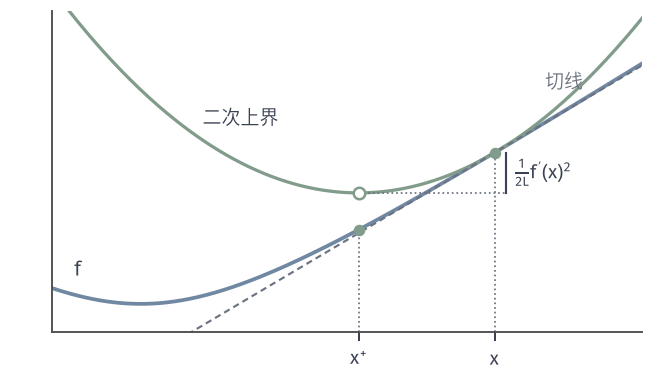

This chart was generated by the following Python code:
from pathlib import Path
import sys
ROOT = next(p for p in Path(__file__).resolve().parents if (p/'build.sh').is_file() and (p/'tex/book.tex').is_file())
sys.path.insert(0, str(ROOT/'figures/00-shared/mathematical-preliminaries-upper/00-shared/comprehension-figures'))
from support import figure, save, BLUE, GREEN, YELLOW, RED, PURPLE, INK, MUTED, GRID, BLUE_FILL, GREEN_FILL, YELLOW_FILL, RED_FILL, PURPLE_FILL
import numpy as np
HERE = Path(__file__).resolve().parent
STROKE = '#4C4D4F'
def panel(fig, left, right, top, bottom, wspace=.25, hspace=.2):
    fig.set_layout_engine(None)
    fig.subplots_adjust(left=left, right=right, top=top, bottom=bottom, wspace=wspace, hspace=hspace)
def tag(fig, ax, s, y=None, d=.085):
    p = ax.get_position(); fig.text((p.x0+p.x1)/2, (p.y0-d) if y is None else y, s, ha='center', va='top')
# 贯穿例：f(x)=(x1^2+9 x2^2)/2，x0=(9,1)，mu=1，L=9，kappa=9。
H = np.array([1., 9.]); X0 = np.array([9., 1.])
def f_ex(x): return .5*(H*np.asarray(x)**2).sum(-1)
def contour_ex(ax, xr, yr, levels):
    X,Y = np.meshgrid(np.linspace(*xr,700), np.linspace(*yr,500))
    ax.contour(X,Y,.5*(X**2+9*Y**2),levels=levels,colors=[BLUE],linewidths=.65)
def path(ax, P, c, ms=3.2, lw=1.2, **k):
    P=np.asarray(P); ax.plot(P[:,0],P[:,1],'-o',color=c,lw=lw,ms=ms,mew=0,zorder=4,**k)
def opt(ax, x=0, y=0): ax.plot([x],[y],'o',ms=4.8,color=RED,mew=0,zorder=6)
# 一元例 f(x)=sqrt(1+x^2)，f''<=1 故 L=1；在 x=2.4 处的切线与二次上界。
fig, ax = figure(width_mm=92, height_mm=54)
panel(fig,.08,.985,.97,.13)
F=lambda x:np.sqrt(1+x*x); dF=lambda x:x/np.sqrt(1+x*x)
x0=2.4; xp=x0-dF(x0); xx=np.linspace(-.6,3.4,400)
q=F(x0)+dF(x0)*(xx-x0)+.5*(xx-x0)**2; lin=F(x0)+dF(x0)*(xx-x0)
ax.plot(xx,F(xx),color=BLUE,lw=1.5); ax.plot(xx,q,color=GREEN,lw=1.3); ax.plot(xx,lin,color=MUTED,lw=.85,ls=(0,(3,2)))
ax.plot([x0],[F(x0)],'o',color=GREEN,ms=4.6,mew=0,zorder=5); ax.plot([xp],[F(xp)],'o',color=GREEN,ms=4.6,mew=0,zorder=5)
qp=F(x0)-.5*dF(x0)**2; ax.plot([xp],[qp],'o',mfc='white',mec=GREEN,ms=4.6,mew=1,zorder=5)
ax.plot([xp,xp],[0.7,F(xp)],color=MUTED,lw=.7,ls=':'); ax.plot([x0,x0],[0.7,F(x0)],color=MUTED,lw=.7,ls=':')
ax.plot([x0+.08,x0+.08],[qp,F(x0)],color=INK,lw=.85); ax.plot([xp,x0+.08],[qp,qp],color=MUTED,lw=.7,ls=':')
ax.text(x0+.13,(qp+F(x0))/2,r'$\frac{1}{2L}f^{\prime}(x)^2$',va='center',fontsize=7.5)
ax.text(-.45,1.3,'$f$',color=INK); ax.text(.42,2.9,'二次上界',ha='left',color=INK,fontsize=7.5); ax.text(3.0,3.28,'切线',color=MUTED,fontsize=7.5,ha='right')
ax.set_xticks([xp,x0]); ax.set_xticklabels(['$x^{+}$','$x$']); ax.set_yticks([]); ax.set_xlim(-.6,3.4); ax.set_ylim(.7,4.1)
save(fig,HERE,'figure',{'f':'sqrt(1+x^2)','L':1,'x':x0,'x_plus':xp})
